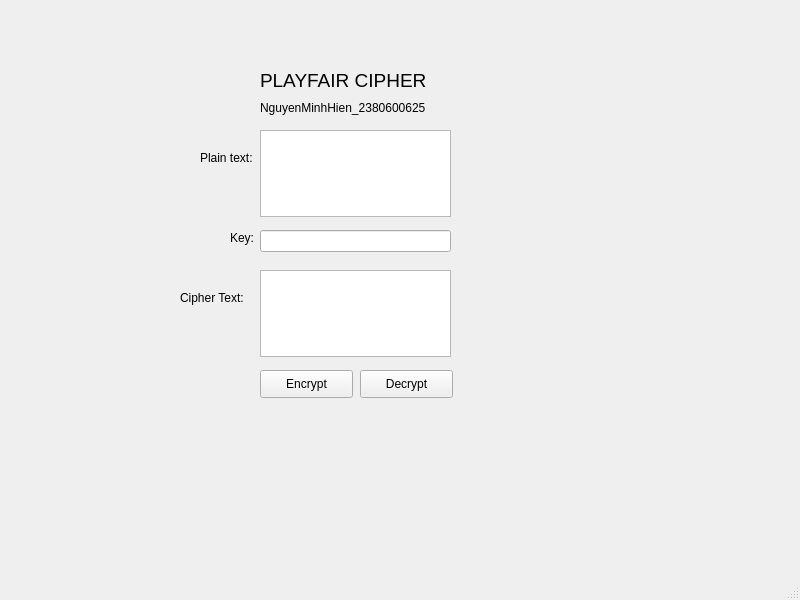
<?xml version="1.0" encoding="UTF-8"?>
<ui version="4.0">
 <class>MainWindow</class>
 <widget class="QMainWindow" name="MainWindow">
  <property name="geometry">
   <rect>
    <x>0</x>
    <y>0</y>
    <width>800</width>
    <height>600</height>
   </rect>
  </property>
  <property name="windowTitle">
   <string>MainWindow</string>
  </property>
  <widget class="QWidget" name="centralwidget">
   <widget class="QLabel" name="label_4">
    <property name="geometry">
     <rect>
      <x>230</x>
      <y>230</y>
      <width>55</width>
      <height>16</height>
     </rect>
    </property>
    <property name="text">
     <string>Key:</string>
    </property>
   </widget>
   <widget class="QLabel" name="label">
    <property name="geometry">
     <rect>
      <x>260</x>
      <y>60</y>
      <width>251</width>
      <height>41</height>
     </rect>
    </property>
    <property name="font">
     <font>
      <pointsize>14</pointsize>
     </font>
    </property>
    <property name="text">
     <string>PLAYFAIR CIPHER</string>
    </property>
   </widget>
   <widget class="QLabel" name="label_3">
    <property name="geometry">
     <rect>
      <x>200</x>
      <y>150</y>
      <width>55</width>
      <height>16</height>
     </rect>
    </property>
    <property name="text">
     <string>Plain text:</string>
    </property>
   </widget>
   <widget class="QTextEdit" name="txt_cipher_text">
    <property name="geometry">
     <rect>
      <x>260</x>
      <y>270</y>
      <width>191</width>
      <height>87</height>
     </rect>
    </property>
   </widget>
   <widget class="QTextEdit" name="txt_plain_text">
    <property name="geometry">
     <rect>
      <x>260</x>
      <y>130</y>
      <width>191</width>
      <height>87</height>
     </rect>
    </property>
   </widget>
   <widget class="QLabel" name="label_5">
    <property name="geometry">
     <rect>
      <x>180</x>
      <y>290</y>
      <width>101</width>
      <height>16</height>
     </rect>
    </property>
    <property name="text">
     <string>Cipher Text:</string>
    </property>
   </widget>
   <widget class="QLabel" name="label_2">
    <property name="geometry">
     <rect>
      <x>260</x>
      <y>100</y>
      <width>221</width>
      <height>16</height>
     </rect>
    </property>
    <property name="text">
     <string>NguyenMinhHien_2380600625</string>
    </property>
   </widget>
   <widget class="QPushButton" name="btn_encrypt">
    <property name="geometry">
     <rect>
      <x>260</x>
      <y>370</y>
      <width>93</width>
      <height>28</height>
     </rect>
    </property>
    <property name="text">
     <string>Encrypt</string>
    </property>
   </widget>
   <widget class="QPushButton" name="btn_decrypt">
    <property name="geometry">
     <rect>
      <x>360</x>
      <y>370</y>
      <width>93</width>
      <height>28</height>
     </rect>
    </property>
    <property name="text">
     <string>Decrypt</string>
    </property>
   </widget>
   <widget class="QLineEdit" name="txt_key">
    <property name="geometry">
     <rect>
      <x>260</x>
      <y>230</y>
      <width>191</width>
      <height>22</height>
     </rect>
    </property>
   </widget>
  </widget>
  <widget class="QMenuBar" name="menubar">
   <property name="geometry">
    <rect>
     <x>0</x>
     <y>0</y>
     <width>800</width>
     <height>26</height>
    </rect>
   </property>
  </widget>
  <widget class="QStatusBar" name="statusbar"/>
 </widget>
 <resources/>
 <connections/>
</ui>
